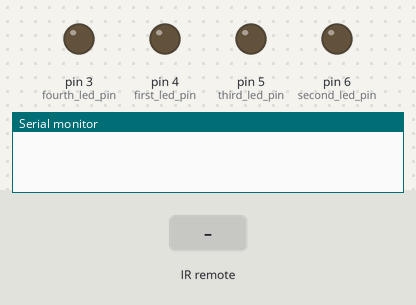
Bench run of a sketch on a simulated Arduino Uno, built with avr-gcc and run on an emulated ATmega328P. Parts: output pins drawn as LEDs (lit = HIGH), the last lines printed to the serial monitor. Inputs (shaded band) come from the test bench.

Above: at 1.2 s.
1.3 s: infrared code 0xFD20DF received
At 2.5 s:
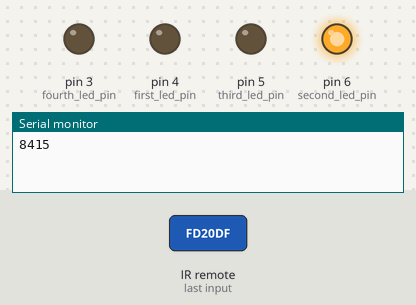
2.8 s: infrared code 0xFD50AF received
At 3.6 s:
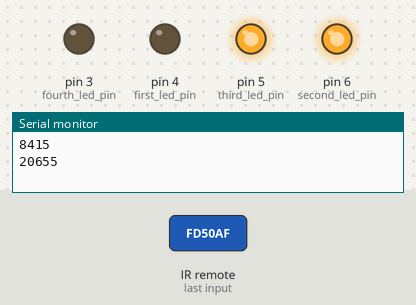
4.3 s: infrared code 0xFD10EF received
At 4.8 s:
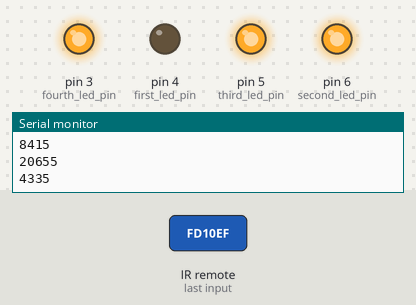
5.8 s: infrared code 0xFD20DF received
At 7.0 s:
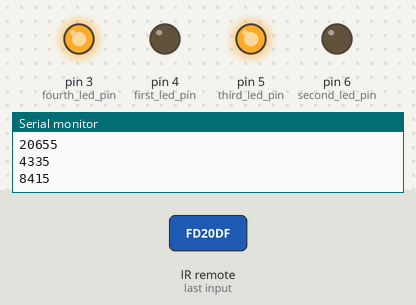
7.3 s: infrared code 0xFD50AF received
At 8.2 s:
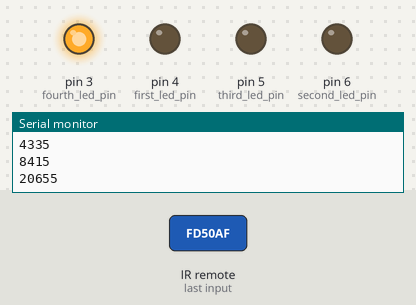
Timing chart, 0 to 9.8 s (numbered marks = the images above; inputs shaded):
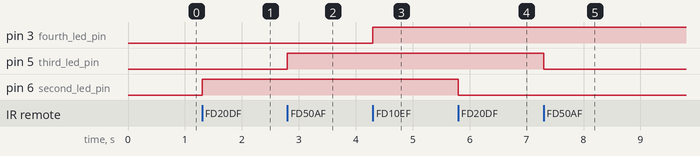

Measured:
- after the input at 1.3 s, pin 6 (second_led_pin): LOW → HIGH at once
- after the input at 2.8 s, pin 5 (third_led_pin): LOW → HIGH at once
- after the input at 4.3 s, pin 3 (fourth_led_pin): LOW → HIGH at once
- after the input at 5.8 s, pin 6 (second_led_pin): HIGH → LOW at once
- after the input at 7.3 s, pin 5 (third_led_pin): HIGH → LOW at once

The sketch:

Remote_controll_led_display.ino
```cpp
#include <IRremote.h>

#define first_key 24735
#define second_key 16589023
#define third_key   16601263
#define fourth_key  16584943
int receiver_pin = 2;

int first_led_pin = 4;
int second_led_pin = 6;
int third_led_pin = 5;
int fourth_led_pin = 3;

int led[] = {0,0,0,0};
IRrecv receiver(receiver_pin);
decode_results output;

void setup()
{
  Serial.begin(9600);
  receiver.enableIRIn();
  pinMode(first_led_pin, OUTPUT);
  pinMode(second_led_pin, OUTPUT);
  pinMode(third_led_pin, OUTPUT);
  pinMode(fourth_led_pin, OUTPUT);
  }

void loop() {
  if (receiver.decode(&output))
  {
    unsigned int value = output.value;
    switch(value)
    {
       case first_key:
         if(led[0] == 1)
         {
            digitalWrite(first_led_pin, LOW);
            led[0] = 0;
         }
         else
         {
             digitalWrite(first_led_pin, HIGH);
             led[0] = 1;
         }
         break;

         case second_key:

         if(led[1] == 1)
         {
            digitalWrite(second_led_pin, LOW);
            led[1] = 0;
         }
         else
         {
             digitalWrite(second_led_pin, HIGH);
             led[1] = 1;
         }
         break;

         case third_key:
         if(led[2] == 1)
         {
            digitalWrite(third_led_pin, LOW);
            led[2] = 1;
         }
         else
         {
             digitalWrite(third_led_pin, HIGH);
             led[2] = 1;
         }
         break;

         case fourth_key:
         if(led[3] == 1)
         {
            digitalWrite(fourth_led_pin, LOW);
            led[3] = 0;
         }
         else
         {
             digitalWrite(fourth_led_pin, HIGH);
             led[3] = 1;
         }
         break;
    }
    Serial.println(value);
    receiver.resume();
  }
}
```
